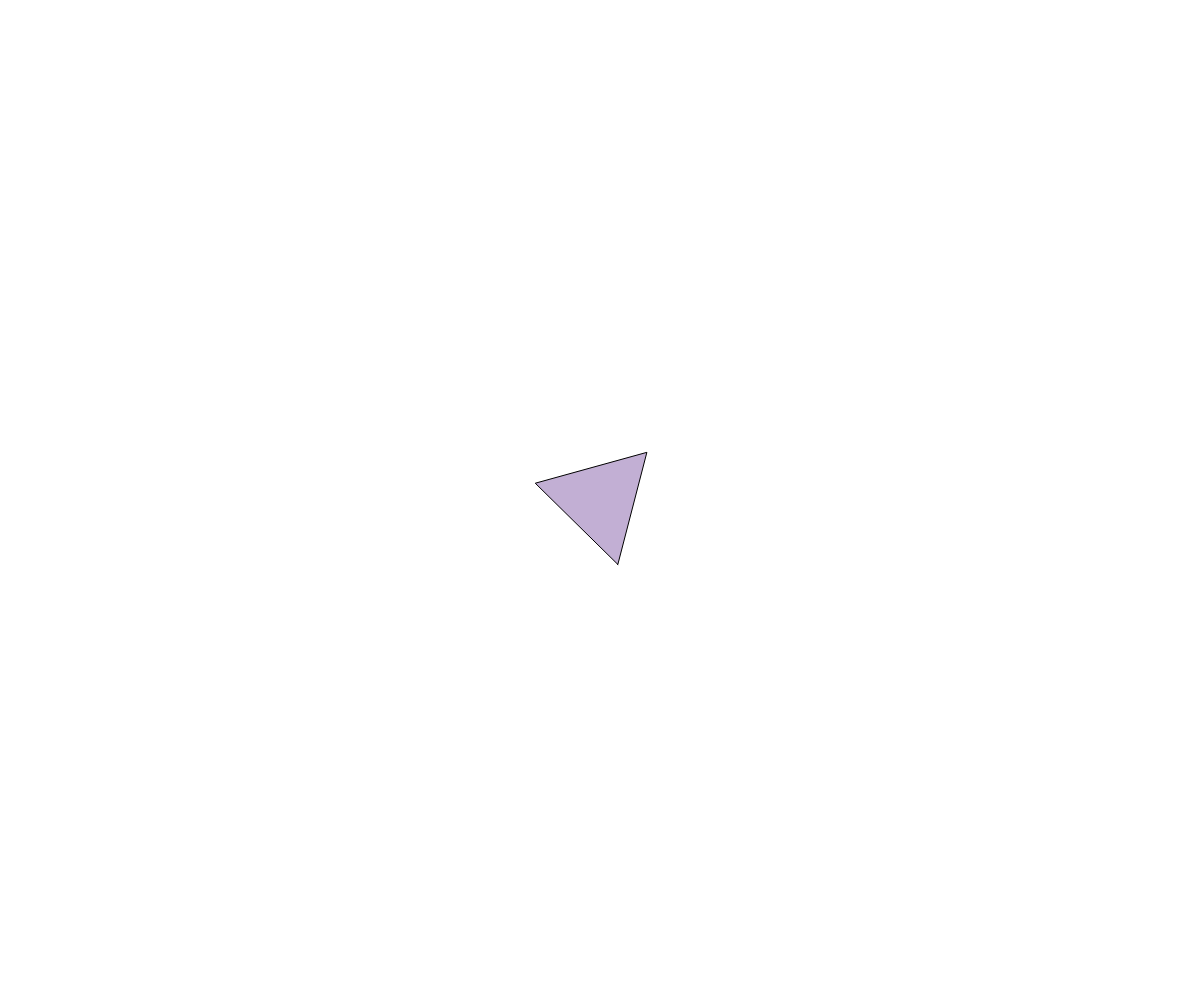
Frame 1 (no input)
Frame 60 (no input): identical to frame 1, image omitted
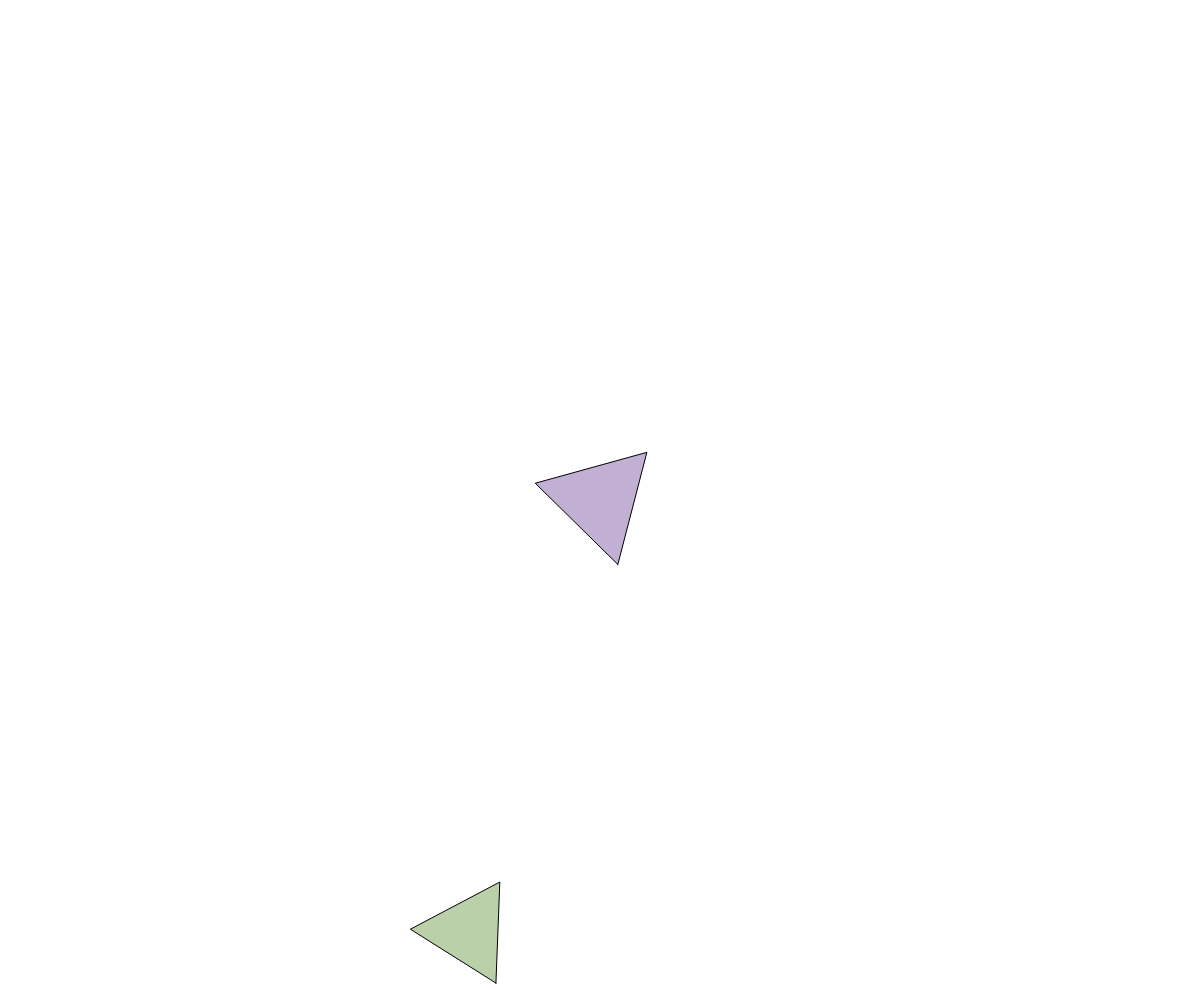
Frame 120 (the mouse pressed at the canvas centre since frame 60)

The p5.js sketch that drew these frames (run headless with seeded random() and noise() and a simulated clock; from frame 60 on, the mouse is pressed at the canvas centre):

// p5.js sketch
// ── sketch.js
// Size configuration
const TRIANGLE_MIN_SIZE = 60;  // Change this to adjust minimum triangle size
const TRIANGLE_MAX_SIZE = 80;  // Change this to adjust maximum triangle size

class Triangle {
  constructor(x, y, size) {
    this.pos = createVector(x, y);
    this.vel = createVector(0, 0);
    this.acc = createVector(0, 0);
    this.size = size || random(TRIANGLE_MIN_SIZE, TRIANGLE_MAX_SIZE);
    this.angle = random(TWO_PI);
    this.angularVel = 0;
    this.angularAcc = 0;
    this.mass = this.size * this.size;
    this.momentOfInertia = this.mass * this.size * this.size / 6;
    this.color = color(random(360), random(20, 40), random(60, 80), 0.7);
    
    // Physics parameters - adjusted for better behavior
    this.baseAttractionStrength = 70.0;  // Base attraction force
    this.attractionStrength = this.baseAttractionStrength * (this.size / TRIANGLE_MIN_SIZE); // Scales with size
    this.maxSpeed = 155;  // Increased for faster movement
    this.friction = 0.96;  // Reduced friction for smoother movement
    this.angularFriction = 0.99;  // Reduced angular friction
    this.isLocked = false;
    this.stationaryFrames = 0;  // Counter for frames without movement
    this.stationaryThreshold = 10;  // Frames required to consider truly stopped
  }

  calculateVertices() {
    let r = this.size * 0.9;  // Increased from 0.8 to reduce gaps
    return [
      createVector(
        this.pos.x + cos(this.angle) * r,
        this.pos.y + sin(this.angle) * r
      ),
      createVector(
        this.pos.x + cos(this.angle + TWO_PI/3) * r,
        this.pos.y + sin(this.angle + TWO_PI/3) * r
      ),
      createVector(
        this.pos.x + cos(this.angle + 2*TWO_PI/3) * r,
        this.pos.y + sin(this.angle + 2*TWO_PI/3) * r
      )
    ];
  }

  findContactPoints(other) {
    let vertices1 = this.calculateVertices();
    let vertices2 = other.calculateVertices();
    let contacts = [];
    let minDist = this.size * 0.01;  // Reduced from 0.1 for tighter packing

    // Check each vertex against each edge
    for (let i = 0; i < 3; i++) {
      let edge1Start = vertices1[i];
      let edge1End = vertices1[(i + 1) % 3];

      for (let j = 0; j < 3; j++) {
        let point = vertices2[j];
        let distToEdge = this.pointToLineDistance(point, edge1Start, edge1End);
        
        if (distToEdge < minDist) {
          let normal = this.calculateEdgeNormal(edge1Start, edge1End);
          contacts.push({
            point: point,
            normal: normal,
            depth: minDist - distToEdge
          });
        }
      }

      // Check vertices1 against edges2
      let point = vertices1[i];
      for (let j = 0; j < 3; j++) {
        let edge2Start = vertices2[j];
        let edge2End = vertices2[(j + 1) % 3];
        let distToEdge = this.pointToLineDistance(point, edge2Start, edge2End);

        if (distToEdge < minDist) {
          let normal = this.calculateEdgeNormal(edge2Start, edge2End).mult(-1);
          contacts.push({
            point: point,
            normal: normal,
            depth: minDist - distToEdge
          });
        }
      }
    }

    return contacts;
  }

  calculateEdgeNormal(start, end) {
    let edge = p5.Vector.sub(end, start);
    let normal = createVector(-edge.y, edge.x).normalize();
    return normal;
  }

  pointToLineDistance(p, a, b) {
    let ab = p5.Vector.sub(b, a);
    let ap = p5.Vector.sub(p, a);
    let projection = p5.Vector.dot(ap, ab) / ab.magSq();
    
    if (projection >= 0 && projection <= 1) {
      let perpendicular = p5.Vector.sub(
        p,
        p5.Vector.add(a, p5.Vector.mult(ab, projection))
      );
      return perpendicular.mag();
    }
    
    return min(p5.Vector.dist(p, a), p5.Vector.dist(p, b));
  }

  resolveContact(other, contacts) {
    if (this.isLocked && other.isLocked) return;
    
    for (let contact of contacts) {
      // Calculate relative velocity at contact point
      let r1 = p5.Vector.sub(contact.point, this.pos);
      let r2 = p5.Vector.sub(contact.point, other.pos);
      
      let v1 = p5.Vector.add(this.vel, 
        createVector(-r1.y * this.angularVel, r1.x * this.angularVel));
      let v2 = p5.Vector.add(other.vel,
        createVector(-r2.y * other.angularVel, r2.x * other.angularVel));
      
      let relativeVel = p5.Vector.sub(v1, v2);
      let normalVel = p5.Vector.dot(relativeVel, contact.normal);
      
      // Apply sliding force
      let tangent = createVector(-contact.normal.y, contact.normal.x);
      let tangentVel = p5.Vector.dot(relativeVel, tangent);
      
      // Calculate cross products for torque
      let cross1 = r1.x * contact.normal.y - r1.y * contact.normal.x;
      let cross2 = r2.x * contact.normal.y - r2.y * contact.normal.x;
      
      let torqueCoeff1 = cross1 * cross1 / this.momentOfInertia;
      let torqueCoeff2 = cross2 * cross2 / other.momentOfInertia;
      
      let j = -(1 + 0.1) * normalVel / 
              (1/this.mass + 1/other.mass + torqueCoeff1 + torqueCoeff2);
      
      if (!this.isLocked) {
        this.vel.add(p5.Vector.mult(contact.normal, j/this.mass));
        let torque1 = r1.x * contact.normal.y * j - r1.y * contact.normal.x * j;
        this.angularVel += torque1 / this.momentOfInertia;
      }
      
      if (!other.isLocked) {
        other.vel.sub(p5.Vector.mult(contact.normal, j/other.mass));
        let torque2 = r2.x * contact.normal.y * j - r2.y * contact.normal.x * j;
        other.angularVel -= torque2 / other.momentOfInertia;
      }
      
      // Apply position correction
      let correction = contact.depth * 0.8;
      if (!this.isLocked) this.pos.add(p5.Vector.mult(contact.normal, correction * 0.5));
      if (!other.isLocked) other.pos.sub(p5.Vector.mult(contact.normal, correction * 0.5));
    }
  }

  attract(center) {
    if (this.isLocked) return createVector(0, 0);
    
    let force = p5.Vector.sub(center.pos, this.pos);
    let distance = force.mag();
    force.normalize();
    let strength = this.attractionStrength * (distance / 100);
    // Add minimum force to prevent stalling at spawn
    strength = max(strength, this.attractionStrength * 0.2);
    force.mult(strength);
    return force;
  }

  update() {
    if (this.isLocked) return;
    
    // Update linear motion
    this.vel.add(this.acc);
    this.vel.limit(this.maxSpeed);
    this.pos.add(this.vel);
    this.vel.mult(this.friction);
    
    // Update angular motion
    this.angularVel += this.angularAcc;
    this.angularVel *= this.angularFriction;
    this.angle += this.angularVel;
    
    this.acc.mult(0);
    this.angularAcc = 0;
    
    // Improved settling detection
    if (this.vel.mag() < 0.05 && abs(this.angularVel) < 0.008) {
      this.stationaryFrames++;
      if (this.stationaryFrames > this.stationaryThreshold) {
        // Only lock if near other triangles
        let nearOthers = false;
        for (let other of triangles) {
          if (other !== this) {
            let dist = p5.Vector.dist(this.pos, other.pos);
            if (dist < (this.size + other.size) * 1.2) {
              nearOthers = true;
              break;
            }
          }
        }
        if (nearOthers) {
          this.isLocked = true;
        }
      }
    } else {
      this.stationaryFrames = 0;
    }
  }

  applyForce(force) {
    if (this.isLocked) return;
    let f = p5.Vector.div(force, this.mass);
    this.acc.add(f);
  }

  show() {
    push();
    colorMode(HSB, 360, 100, 100, 1);
    stroke(0);
    strokeWeight(1);
    fill(this.color);
    
    beginShape();
    let vertices = this.calculateVertices();
    for (let v of vertices) {
      vertex(v.x, v.y);
    }
    endShape(CLOSE);
    pop();
  }
}

let triangles = [];
let centerTriangle;
let canSpawnNew = true;

function setup() {
  frameRate(120);
  createCanvas(windowWidth, windowHeight);
  colorMode(HSB, 360, 100, 100, 1);
  background(255);
  
  // Create center triangle using same size range
  centerTriangle = new Triangle(width/2, height/2, random(TRIANGLE_MIN_SIZE, TRIANGLE_MAX_SIZE));
  centerTriangle.isLocked = true;
  triangles.push(centerTriangle);
}

function draw() {
  background(255);
  
  // Check if we can spawn a new triangle
  let allSettled = triangles.every(t => t.isLocked);
  
  if (allSettled && triangles.length < 50 && canSpawnNew) {
    let angle = random(TWO_PI);
    let radius = max(width, height) * 0.6;
    let x = width/2 + cos(angle) * radius;
    let y = height/2 + sin(angle) * radius;
    triangles.push(new Triangle(x, y));
    canSpawnNew = false;
  }
  
  // Update triangles
  for (let i = 0; i < triangles.length; i++) {
    let t1 = triangles[i];
    
    if (!t1.isLocked) {
      // Apply attraction to center
      let force = t1.attract(centerTriangle);
      t1.applyForce(force);
      
      // Check contacts with other triangles
      for (let j = 0; j < triangles.length; j++) {
        if (i !== j) {
          let t2 = triangles[j];
          let contacts = t1.findContactPoints(t2);
          if (contacts.length > 0) {
            t1.resolveContact(t2, contacts);
          }
        }
      }
    }
    
    t1.update();
    
    // Check if settled
    if (t1.isLocked && !canSpawnNew) {
      canSpawnNew = true;
    }
  }
  
  // Draw all triangles
  for (let triangle of triangles) {
    triangle.show();
  }
}

function windowResized() {
  resizeCanvas(windowWidth, windowHeight);
}
